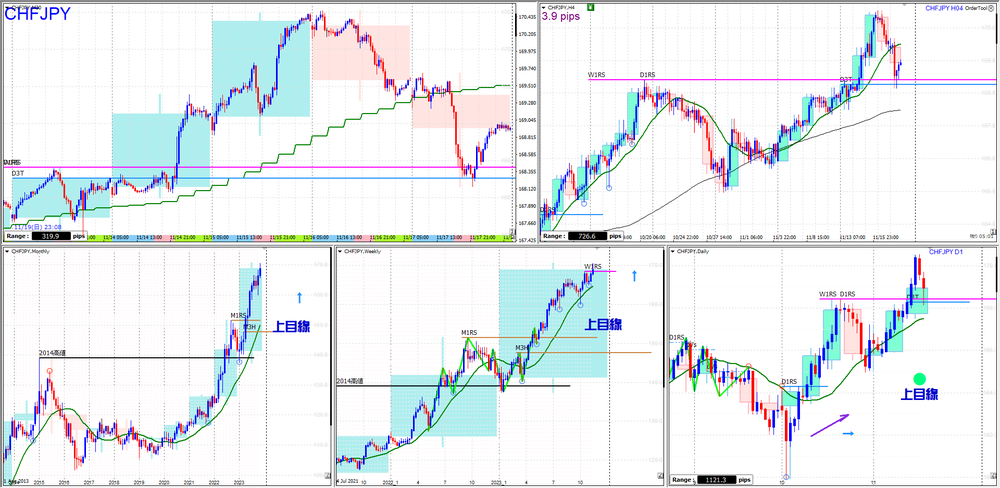
#> input picture tesseract/test_samples/87CHFJPY.PNG, 1000 x 488 px, shrunk from 1920 x 937 before the run, found by its file name
$ python 'study_imageの取得.py'
#> lines starting #> are read from the running program, lines starting #| are printed output that depends on the picture
'''
研究用イメージの取得(NexT+見立てと振り返りチャート)からイメージを取得し、croped.png名でimageフォルダに保存。
cropping機能を必要に応じて使用。

取得したイメージは適当に名前を変えて、image_stockに保存しておくと研究用に使用できる。
'''

from pathlib import Path

def get_cropped_imagefile(image_path:Path,area: tuple)->Path:
#> called with area = (8, 10, 150, 44)
    from pathlib import Path
    from PIL import Image

    # image cropping
    working_dir = Path(__file__).parent / "image"
    img=Image.open(image_path)
#> img is the input picture: PIL image 1000x488 RGBA; mean R, G, B, A 233.6, 237.6, 240.9, 255

    image_path = working_dir / "cropped.png"
    img.crop(area).save(image_path)
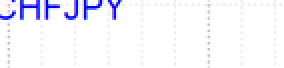
#> saved as cropped.png: PIL image 142x34 RGBA (shown 2 times larger); mean R, G, B, A 245.2, 245.3, 253.7, 255
    return image_path

if __name__ == '__main__':
    imagefiles_path = Path(r"D:\FX\★NexT+見立てと振り返り\20250119")
    imagefile = "87CHFJPY.png"
    image_path = imagefiles_path / imagefile
    if not Path(image_path).exists():
        print("ファイルが存在しません {}".format(image_path))
    else:
        # エリア指定
        area = (8,10,150,44)      # 6枚チャート
        # area = (500,10,635,42)  # 7枚クロスチャート
        # area = (1150, 10, 1270, 42)   # 7枚クロスチャート
        # area = (13,480,100,510)  # EURGBP, Monthly
        image_path = get_cropped_imagefile(image_path, area)
